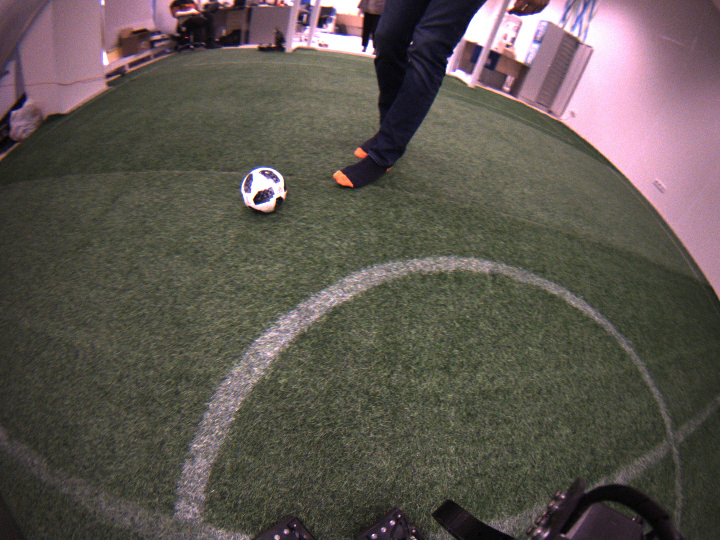
#> input picture data/imgs/ball.png, 1440 x 1080 px (shown at 1/2 size)
$ jupyter execute cv_sem2.ipynb   (shell and % lines are left out)   (older library calls are emulated)
#> lines starting #> are read from the running program, lines starting #| are printed output that depends on the picture; after the words box and inside, x2 and y2 are one past the last pixel; in counts of white or black regions, pixels touching at a corner belong together
# Setup

[cell 1]
cd cvr_course/notebooks

## Setting up matplotlib

[cell 2]
import matplotlib.pyplot as plt
plt.rcParams["figure.figsize"] = (10,10)

# Ball detection in 8 ways

## Ball detection by MatchTemplate
Ball detection by dumbest method - per-pixel comparison by MatchTemplate:
- Target ball radius should be known
- No green filter needed

[cell 3]
import cv2
from PIL import Image
import numpy as np;
from random import randrange
from math import pi, fabs, sin, cos
from numpy.linalg import inv
import os

[cell 4]
# Target ball radius (known apriori)
radius = 50.0

# Loading input image
im_rgb = cv2.imread("../data/imgs/ball.png", cv2.IMREAD_COLOR)
#> im_rgb is the input picture: shape (1080, 1440, 3); mean B, G, R 80.2, 86.3, 93.3
im_rgb.astype(np.float32)

# Drawing a synthetic ball image as a template
template = np.zeros( ( int(radius*2.0*1.8), int(radius*2.0*1.8), 3), np.uint8)
# Fill whole template imgage with solig semi-green color
template[:] = (0, 128, 0)
# Drawing a "ball" - solid white circle
cv2.circle(template,(int(template.shape[0]/2), int(template.shape[1]/2)), int(radius), (255,255,255),-1)
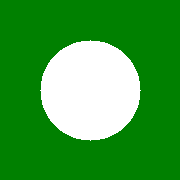
#> template: shape (180, 180, 3); mean of channels 0, 1, 2 61.7, 158.8, 61.7; drawn as B, G, R

# Displaying our template
plt.imshow(template)
plt.axis('off')
plt.show()

### Apply template Matching

[cell 5]
# w,h - size of template
w = template.shape[1]
h = template.shape[0]

# Using built-in OpenCV function MatchTemplate
res = cv2.matchTemplate(im_rgb, template, cv2.TM_CCOEFF)
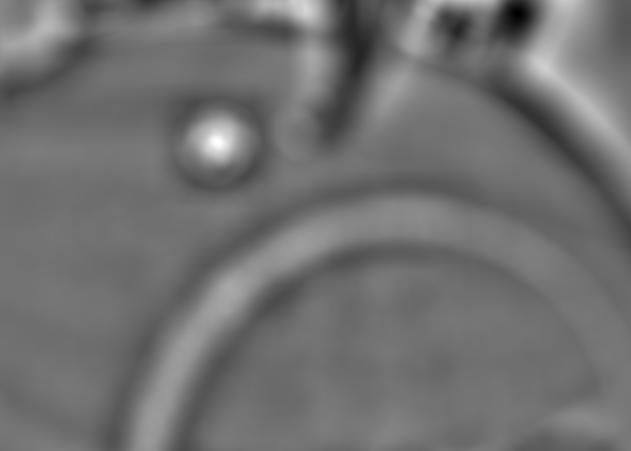
#> res: shape (901, 1261) float32 (shown at 1/2 size); min -262592256, max 333406912, mean 894383.4; drawn with min black and max white

# Locating global maxima on matchTemplate result - this will be the point of best fit
min_val, max_val, min_loc, max_loc = cv2.minMaxLoc(res)
#> min_val = -262592256; max_val = 333406912; min_loc = (1036, 27); max_loc = (435, 282)
top_left = max_loc
#> top_left = (435, 282)

# Drawing matchTemplate output image. Darker areas are bad fit, brighter - good fit
plt.imshow(res/max_val)
plt.axis('off')
plt.show()
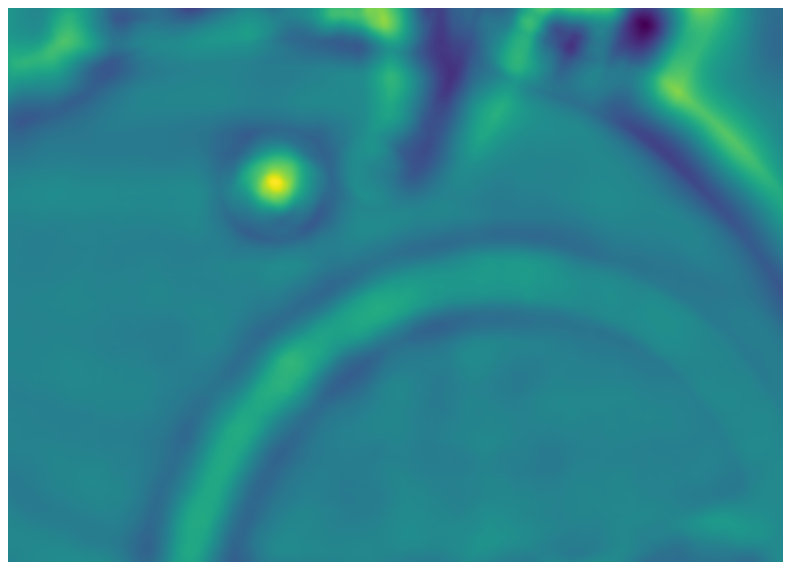
#> figure drawn by matplotlib, 1 panel

### Marking found ball with rectangle

[cell 6]
bottom_right = (top_left[0] + w, top_left[1] + h)
#> bottom_right = (615, 462)
cv2.rectangle(im_rgb,top_left, bottom_right, 255, 2)
#> im_rgb: shape (1080, 1440, 3); 0.14% of pixels changed, all inside (x1, y1, x2, y2) = (434, 281, 617, 464)

# Drawing result with marked ball
plt.imshow(im_rgb)
plt.axis('off')
plt.show()

## Ball detection by HoughCircles
- No green filter needed
- Known ball radius used to filter false positives

[cell 7]
import cv2
import numpy as np

[cell 8]
# Target ball radius (known apriori)
radius = 50.0

# Loading input image
im_rgb = cv2.imread("../data/imgs/ball.png", cv2.IMREAD_COLOR)

# Converting input image to grayscale for HoughCircles to operate on a single-channel image
im = cv2.cvtColor(im_rgb, cv2.COLOR_BGR2GRAY)
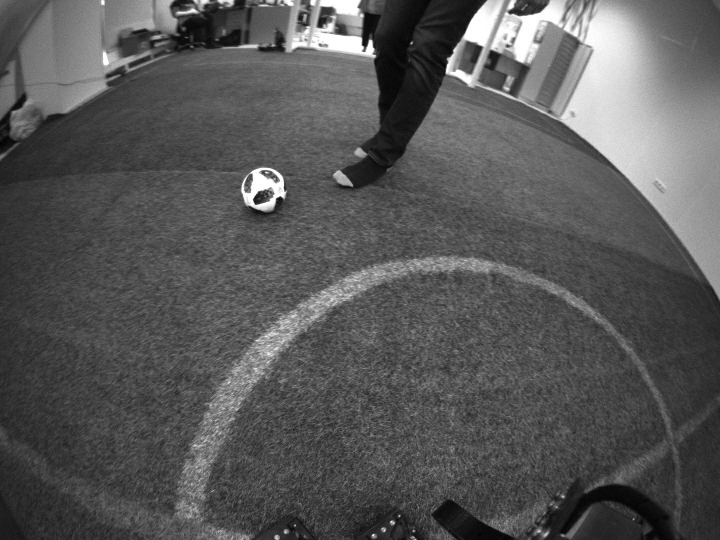
#> im: shape (1080, 1440) (shown at 1/2 size); min 0, max 255, mean 87.6

# Preparing RGB image from grayscale to draw detection results
im_verbose = cv2.cvtColor(im, cv2.COLOR_GRAY2BGR)

# Doing HoughCircles, using known ballradius to filter false positives
circles = cv2.HoughCircles(im, cv2.HOUGH_GRADIENT, dp=2, minDist=30, param1=300, param2=80, \
                           minRadius=int(radius-10), maxRadius=int(radius+10) )
#> circles = [[525, 379, 43]]

# Drawing result
circles = np.uint16(np.around(circles))
for i in circles[0,:]:
    cv2.circle(im_verbose,(i[0],i[1]),i[2],(0,0,255),4)
#> this loop made 1 pass
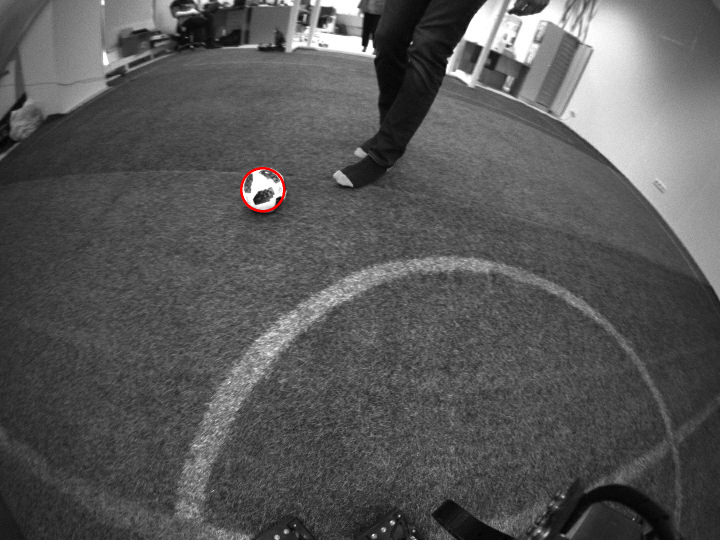
#> im_verbose: shape (1080, 1440, 3) (shown at 1/2 size); mean B, G, R 87.5, 87.5, 87.7

plt.imshow(im_verbose)
plt.axis('off')
plt.show()

## Ball detection by Canny -> FindContours -> Circularity check
- No green filter needed

[cell 9]
import cv2
import numpy as np;
from random import randrange
from math import pi, fabs

[cell 10]
# Preparing input image
im_rgb = cv2.imread("../data/imgs/ball.png", cv2.IMREAD_COLOR)
im_gray = cv2.cvtColor(im_rgb, cv2.COLOR_BGR2GRAY)

# Doing Canny edge detector
edges = cv2.Canny(im_gray, 100, 200)
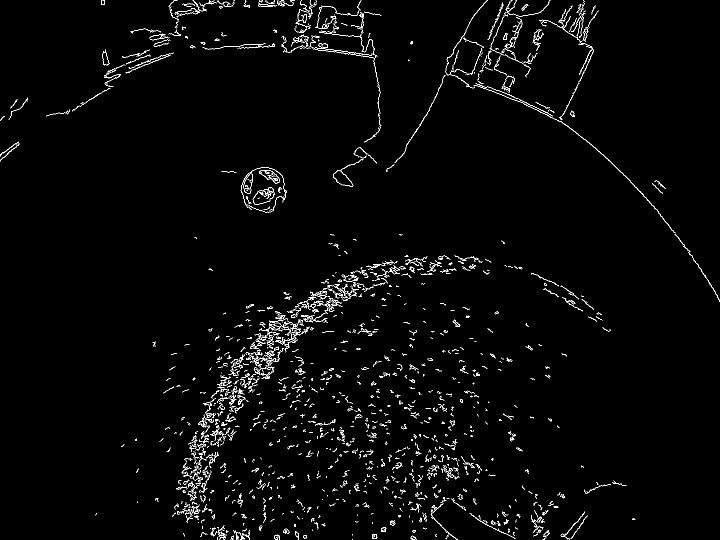
#> edges: shape (1080, 1440) (shown at 1/2 size); 1.9% white in thin lines or dots

# Displaying Canny edge detector results
plt.imshow(edges)
plt.axis('off')
plt.show()

[cell 11]
# Doing FindContours to find and separate "contours" - long thin paths of pixels on Canny output
contours, hierarchy = cv2.findContours(edges, cv2.RETR_LIST, cv2.CHAIN_APPROX_NONE)
#> contours = 1624 contours, 1561 with area under 20; largest, box (x1, y1, x2, y2) and area: (481, 335, 574, 425) 5878, (481, 335, 573, 425) 5814, (505, 374, 550, 410) 940, (505, 374, 549, 410) 875, (666, 318, 727, 374) 709

# Checking our contours circularity and drawing result
# Checking each contour
for contour in contours:
    # Picking some random color to draw a single contour to distinguish them
    color = (randrange(255), randrange(255), randrange(255))
    # Draw found contour with thin line, this is the contour we wil lcheck and it may or may not be our ball
    cv2.drawContours(im_rgb, contour, -1, color, 1)
    # Calculating a contour area (assuming it's closed) by built-in function
    area = cv2.contourArea(contour)
    # Calculating a contour length by built-in function
    perimeter = cv2.arcLength(contour, True)
    # If perimeter is long enough:
    if(perimeter>200):
        #Calculating curculatiry as a ration between area and perimeter. 0 - means bad circularity, 1 - perfect circle
        circularity = 4*pi*area/(perimeter*perimeter)
        if circularity > 0.5:
            # Drawing a contour of "good" contour with thick red line
            cv2.drawContours(im_rgb, contour, -1, (0,0,255), 3)
#> this loop made 1624 passes
#> (area, perimeter, circularity) on passes 131, 1316, 1334, 1335, 1337, 1374, 1412, 1472: (38, 205.8, 0.0113), (875, 244.6, 0.184), (5814.5, 326.6, 0.685), (5878.5, 341.8, 0.632), (709, 234.6, 0.162), (226.5, 1092.5, 0.00238), (21.5, 212.4, 0.00599), (26.5, 629.6, 0.00084)
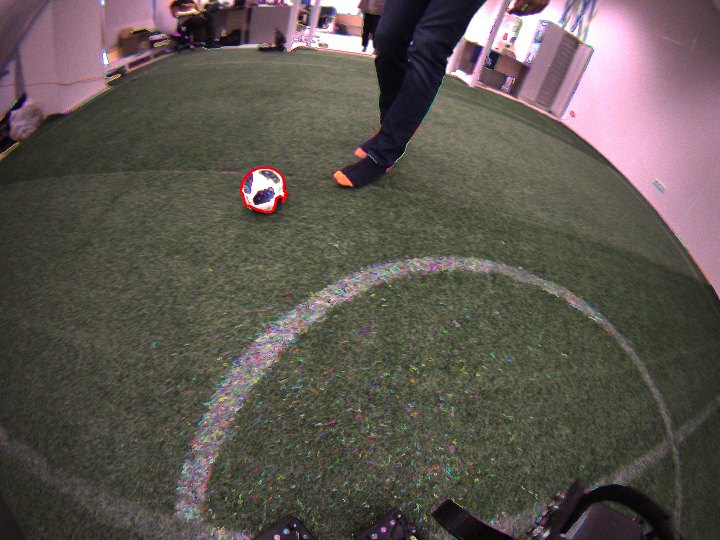
#> im_rgb: shape (1080, 1440, 3) (shown at 1/2 size); 1.97% of pixels changed, all inside (x1, y1, x2, y2) = (0, 0, 1440, 1080)

# Display detection results
plt.imshow(im_rgb)
plt.axis('off')
plt.show()

## Ball detection by  MSER -> ConvexHull -> MinEnclosingCircle area ratio check

[cell 12]
import cv2
import numpy as np;
from random import randrange
from math import pi, fabs

[cell 13]
# Preparing input image
im_rgb = cv2.imread("../data/imgs/ball.png", cv2.IMREAD_COLOR)

# Converting input image to grayscale for MSER to operate on single-channel image
im_gray = cv2.cvtColor(im_rgb, cv2.COLOR_BGR2GRAY)

# Doing MSER
# Creating MSER object
mser = cv2.MSER_create()
# Performing MSER calculation, it will return a list of points belonging to each stable region
regions, _ = mser.detectRegions(im_gray)
#> regions = 683 items

# Filtering results and picking the best one
best_center = (-1,-1)
best_radius = int(0)
best_area_coeff = 0
# Checking all found regions
for region in regions:
    # Picking some random bright color to draw a single region to distinguish them
    color = (randrange(128,255), randrange(128,255), randrange(128,255))
    # Calculating convex hull around this region, it will be the region's outer border
    hull = np.int32([cv2.convexHull(region.reshape(-1, 1, 2))])
    # Drawing each convex hull with blue line
    cv2.polylines(im_rgb, hull, True, (255,0,0), 2)
    # Fill each MSER region with lines of picked random color to demonstrare MSER principle
    cv2.polylines(im_rgb, np.int32([region]), True, color, 1)
    # Calculating convex hull smallest enclosing circle by built-in function
    (x,y),radius = cv2.minEnclosingCircle(hull[0])
    center = (int(x),int(y))
    # Calculating region area from convex hull
    area_hull = cv2.contourArea(hull[0])
    # Calculating region area from enclosing circle
    area_circle = pi*radius*radius
    # Calculating ration between area from convex hull and area from enclosing circle
    area_coeff = area_hull/area_circle
    # Picking the region with area best ratio
    if area_coeff > best_area_coeff:
        best_area_coeff = area_coeff
        best_center = center
        best_radius = int(radius)
#> this loop made 683 passes
#> (color, x, y, radius, area_hull, area_circle) on pass 53: ((239, 194, 155), 650, 35, 23.02, 757.5, 1665.1)
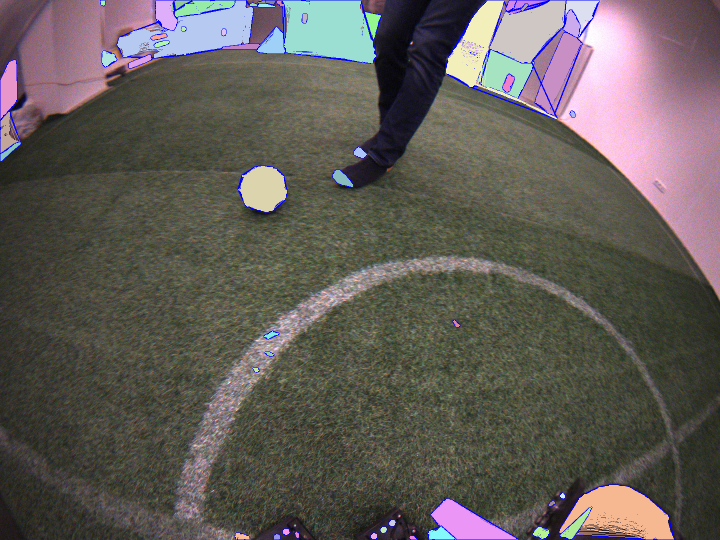
#> im_rgb: shape (1080, 1440, 3) (shown at 1/2 size); 8.69% of pixels changed, all inside (x1, y1, x2, y2) = (0, 0, 1349, 1080)
# If best region area ratio is close enough to circle
if best_area_coeff > 0.9:
    # Draw this region's minEnclosingCircle as a found ball
    cv2.circle(im_rgb, best_center, best_radius, (0,0,255),5)
#> im_rgb: shape (1080, 1440, 3); 0.13% of pixels changed, all inside (x1, y1, x2, y2) = (478, 330, 577, 429)

# Displaying resulting image
plt.imshow(im_rgb)
plt.axis('off')
plt.show()

## Ball detection by adaptiveThreshold -> Skeletonize -> Ransac
Simple RANSAC circle class refactored from https://github.com/SeongHyunBae/RANSAC-circle-python

[cell 14]
import cv2
import numpy as np;
from random import randrange
from math import pi, fabs, sin, cos
from numpy.linalg import inv

[cell 15]
# Target ball radius (known apriori)
radius = 50.0

class SIMPLE_CIRCLE_RANSAC:
    def __init__(self, x_data, y_data, n):
        self.x_data = x_data
        self.y_data = y_data
        self.n = n
        self.best_inliers = 0
        self.best_model = None

    def random_sampling(self):
        sample = []
        save_ran = []
        count = 0

        # get three points from data
        while True:
            ran = np.random.randint(len(self.x_data))

            if ran not in save_ran:
                sample.append((self.x_data[ran], self.y_data[ran]))
                save_ran.append(ran)
                count += 1

                if count == 3:
                    break

        return sample

    def make_model(self, sample):
        # calculate a circlre from three points

        pt1 = sample[0]
        pt2 = sample[1]
        pt3 = sample[2]

        A = np.array([[pt2[0] - pt1[0], pt2[1] - pt1[1]], [pt3[0] - pt2[0], pt3[1] - pt2[1]]])
        B = np.array([[pt2[0]**2 - pt1[0]**2 + pt2[1]**2 - pt1[1]**2], [pt3[0]**2 - pt2[0]**2 + pt3[1]**2 - pt2[1]**2]])

        inv_A = inv(A)

        c_x, c_y = np.dot(inv_A, B) / 2
        c_x, c_y = c_x[0], c_y[0]
        r = np.sqrt((c_x - pt1[0])**2 + (c_y - pt1[1])**2)

        return c_x, c_y, r

    def eval_model(self, model):
        # Check is this circle is good enough as a ball candidate
        inliers = 0
        c_x, c_y, r = model

        if (r > radius/2-5) and (r < radius/2+5): # checking target radius
            for i in range(len(self.x_data)):
                dis = np.sqrt((self.x_data[i]-c_x)**2 + (self.y_data[i]-c_y)**2)
                if fabs(dis-r) < 3.0:  # hardcoded inliers distance tolerance
                    inliers += 1

        return inliers

    def execute_ransac(self):
        # Performing RANSAC algorythm
        for i in range(self.n):
            try:
                model = self.make_model(self.random_sampling())
            except np.linalg.LinAlgError as err:
                continue

            inliers = self.eval_model(model)

            if inliers > self.best_inliers:
                self.best_model = model
                self.best_inliers = inliers

[cell 16]
# Loading input image
im_rgb = cv2.imread("../data/imgs/ball.png", cv2.IMREAD_COLOR)

# Downsizeing the input imgae to speed up computations (python implimentation of RANSAC is reeealy slow)
im_rgb = cv2.pyrDown(im_rgb)
#> im_rgb: shape (540, 720, 3)

# Converting input image to grayscale
im_gray = cv2.cvtColor(im_rgb, cv2.COLOR_BGR2GRAY)

# Doing adaptiveTreshold on grayscale input image to detect regions with big enough local change of a color
im = cv2.adaptiveThreshold(im_gray, 128, cv2.ADAPTIVE_THRESH_MEAN_C,  cv2.THRESH_BINARY_INV, 41, 30)
#> im: shape (540, 720); values 0 (black) and 128 (white), 4.4% white; 300 white regions (243 under 20 px), largest, box (x1, y1, x2, y2) and area: (538, 115, 720, 306) 1840, (395, 0, 487, 157) 1626, (115, 0, 246, 57) 1570

# Drawing adaptiveTreshold results with gray color
im_verbose = cv2.cvtColor(im, cv2.COLOR_GRAY2BGR)
plt.imshow(im_verbose)
plt.axis('off')
plt.show()

[cell 17]
size = np.size(im)
skel = np.zeros(im.shape,np.uint8)
#> skel: shape (540, 720); every value is 0
ret,im = cv2.threshold(im,127,255,0)

# Set this to 1 to use Zhang-Suen skeletonisation
# This will give better results, but requires opencv-contrib-python package installed by "pip install opencv-contrib-python"
# Set this to 0 if you don't want to install additional packages,
# processing will be based on barebone OpenCV (slower and worser results but works)

USE_OPENCV_CONTRIB = 0

# Doing skeletonisation
if USE_OPENCV_CONTRIB:
    # Doing Zhang-Suen skeletonisation (gives better results, but requires opencv-contrib-python package installed)
    skel = cv2.ximgproc.thinning(im)
else:
    # Doing morphological skeletonisation with barebone OpenCV
    element = cv2.getStructuringElement(cv2.MORPH_CROSS,(3,3))
    done = False
    while( not done):
        eroded = cv2.erode(im,element)
        temp = cv2.dilate(eroded,element)
        temp = cv2.subtract(im,temp)
        skel = cv2.bitwise_or(skel,temp)
        im = eroded.copy()

        zeros = size - cv2.countNonZero(im)
        if zeros==size:
            done = True
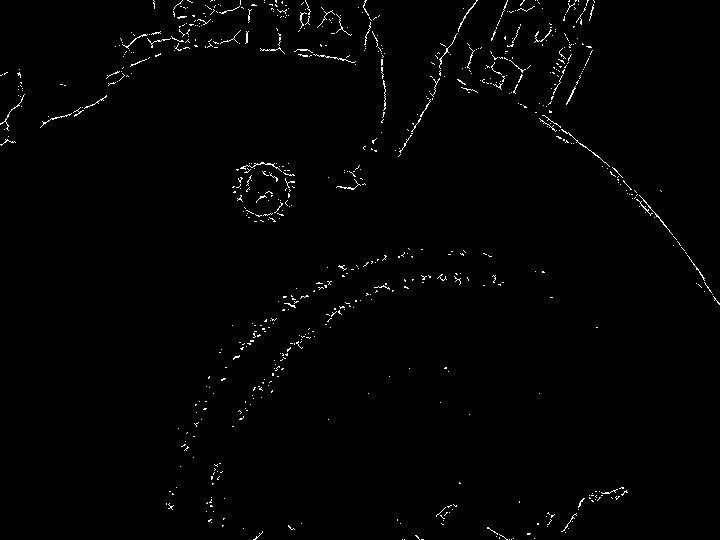
#> skel: shape (540, 720); 1.1% white in thin lines or dots

# Displaying skeletonisation results
plt.imshow(skel)
plt.axis('off')
plt.show()

### Marking pixels of skeletonisation on adaptiveThresold image with green color

[cell 18]
indices = np.where(skel==255)
im_verbose[indices[0], indices[1], :] = [0, 255, 0]
# Displaying skeletonisation on adaptiveThresold image
plt.imshow(im_verbose)
plt.axis('off')
plt.show()

### Performing RANSAC on skeletonised image

[cell 19]
ransac = SIMPLE_CIRCLE_RANSAC( x_data=indices[1], y_data=indices[0], n=50000 )
ransac.execute_ransac()
# Picking RANSAC best fit
a, b, r = ransac.best_model[0], ransac.best_model[1], ransac.best_model[2]
# Drawing RANSAC best fit
cv2.circle(im_verbose, (int(a),int(b)), int(r), (0,0,255),4)
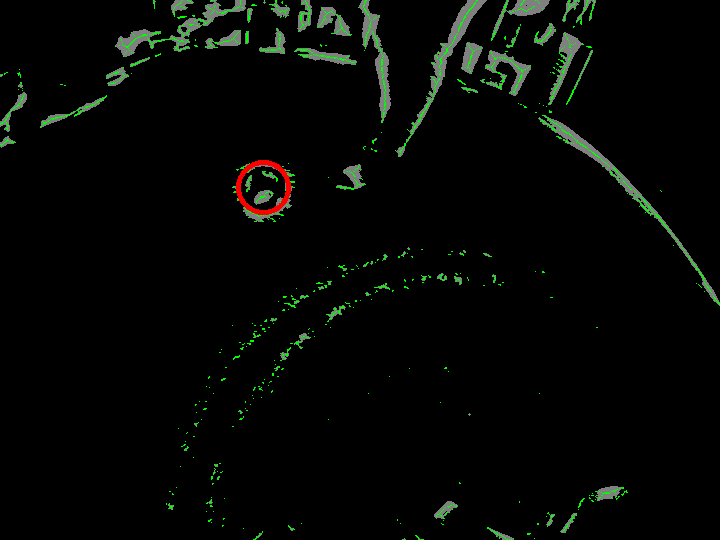
#> im_verbose: shape (540, 720, 3); mean B, G, R 4.1, 6.7, 4.6
#> (the rest of the program and of its run is left out)
